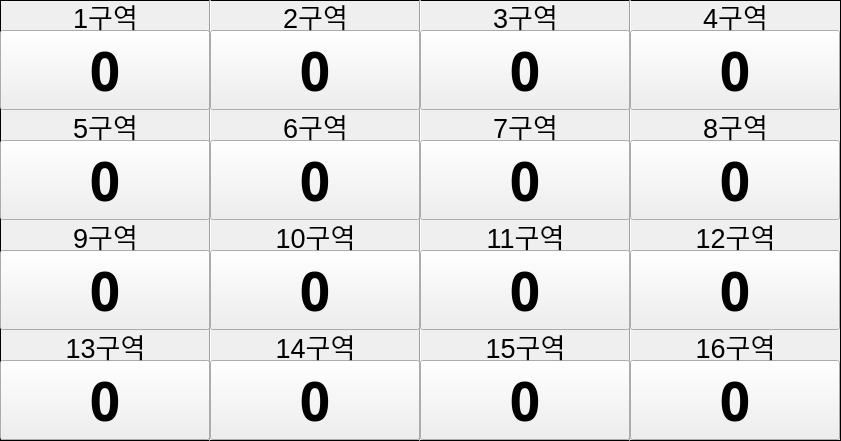
  <widget class="QFrame" name="frame_set_flow_1">
   <property name="geometry">
    <rect>
     <x>170</x>
     <y>80</y>
     <width>841</width>
     <height>441</height>
    </rect>
   </property>
   <property name="autoFillBackground">
    <bool>true</bool>
   </property>
   <property name="frameShape">
    <enum>QFrame::Box</enum>
   </property>
   <property name="frameShadow">
    <enum>QFrame::Plain</enum>
   </property>
   <property name="lineWidth">
    <number>1</number>
   </property>
   <property name="midLineWidth">
    <number>1</number>
   </property>
   <widget class="Line" name="line_8">
    <property name="geometry">
     <rect>
      <x>400</x>
      <y>0</y>
      <width>41</width>
      <height>441</height>
     </rect>
    </property>
    <property name="orientation">
     <enum>Qt::Vertical</enum>
    </property>
   </widget>
   <widget class="Line" name="line_15">
    <property name="geometry">
     <rect>
      <x>610</x>
      <y>0</y>
      <width>41</width>
      <height>441</height>
     </rect>
    </property>
    <property name="orientation">
     <enum>Qt::Vertical</enum>
    </property>
   </widget>
   <widget class="Line" name="line_16">
    <property name="geometry">
     <rect>
      <x>190</x>
      <y>0</y>
      <width>41</width>
      <height>441</height>
     </rect>
    </property>
    <property name="orientation">
     <enum>Qt::Vertical</enum>
    </property>
   </widget>
   <widget class="QPushButton" name="btn_set_flow_zone_1">
    <property name="geometry">
     <rect>
      <x>0</x>
      <y>30</y>
      <width>210</width>
      <height>80</height>
     </rect>
    </property>
    <property name="font">
     <font>
      <family>Agency FB</family>
      <pointsize>40</pointsize>
      <weight>75</weight>
      <bold>true</bold>
     </font>
    </property>
    <property name="text">
     <string>0</string>
    </property>
   </widget>
   <widget class="QPushButton" name="btn_set_flow_zone_5">
    <property name="geometry">
     <rect>
      <x>0</x>
      <y>140</y>
      <width>210</width>
      <height>80</height>
     </rect>
    </property>
    <property name="font">
     <font>
      <family>Agency FB</family>
      <pointsize>40</pointsize>
      <weight>75</weight>
      <bold>true</bold>
     </font>
    </property>
    <property name="text">
     <string>0</string>
    </property>
   </widget>
   <widget class="QPushButton" name="btn_set_flow_zone_9">
    <property name="geometry">
     <rect>
      <x>0</x>
      <y>250</y>
      <width>210</width>
      <height>80</height>
     </rect>
    </property>
    <property name="font">
     <font>
      <family>Agency FB</family>
      <pointsize>40</pointsize>
      <weight>75</weight>
      <bold>true</bold>
     </font>
    </property>
    <property name="text">
     <string>0</string>
    </property>
   </widget>
   <widget class="QPushButton" name="btn_set_flow_zone_13">
    <property name="geometry">
     <rect>
      <x>0</x>
      <y>360</y>
      <width>210</width>
      <height>80</height>
     </rect>
    </property>
    <property name="font">
     <font>
      <family>Agency FB</family>
      <pointsize>40</pointsize>
      <weight>75</weight>
      <bold>true</bold>
     </font>
    </property>
    <property name="text">
     <string>0</string>
    </property>
   </widget>
   <widget class="QPushButton" name="btn_set_flow_zone_2">
    <property name="geometry">
     <rect>
      <x>210</x>
      <y>30</y>
      <width>210</width>
      <height>80</height>
     </rect>
    </property>
    <property name="font">
     <font>
      <family>Agency FB</family>
      <pointsize>40</pointsize>
      <weight>75</weight>
      <bold>true</bold>
     </font>
    </property>
    <property name="text">
     <string>0</string>
    </property>
   </widget>
   <widget class="QPushButton" name="btn_set_flow_zone_14">
    <property name="geometry">
     <rect>
      <x>210</x>
      <y>360</y>
      <width>210</width>
      <height>80</height>
     </rect>
    </property>
    <property name="font">
     <font>
      <family>Agency FB</family>
      <pointsize>40</pointsize>
      <weight>75</weight>
      <bold>true</bold>
     </font>
    </property>
    <property name="text">
     <string>0</string>
    </property>
   </widget>
   <widget class="QPushButton" name="btn_set_flow_zone_10">
    <property name="geometry">
     <rect>
      <x>210</x>
      <y>250</y>
      <width>210</width>
      <height>80</height>
     </rect>
    </property>
    <property name="font">
     <font>
      <family>Agency FB</family>
      <pointsize>40</pointsize>
      <weight>75</weight>
      <bold>true</bold>
     </font>
    </property>
    <property name="text">
     <string>0</string>
    </property>
   </widget>
   <widget class="QPushButton" name="btn_set_flow_zone_6">
    <property name="geometry">
     <rect>
      <x>210</x>
      <y>140</y>
      <width>210</width>
      <height>80</height>
     </rect>
    </property>
    <property name="font">
     <font>
      <family>Agency FB</family>
      <pointsize>40</pointsize>
      <weight>75</weight>
      <bold>true</bold>
     </font>
    </property>
    <property name="text">
     <string>0</string>
    </property>
   </widget>
   <widget class="QPushButton" name="btn_set_flow_zone_7">
    <property name="geometry">
     <rect>
      <x>420</x>
      <y>140</y>
      <width>210</width>
      <height>80</height>
     </rect>
    </property>
    <property name="font">
     <font>
      <family>Agency FB</family>
      <pointsize>40</pointsize>
      <weight>75</weight>
      <bold>true</bold>
     </font>
    </property>
    <property name="text">
     <string>0</string>
    </property>
   </widget>
   <widget class="QPushButton" name="btn_set_flow_zone_11">
    <property name="geometry">
     <rect>
      <x>420</x>
      <y>250</y>
      <width>210</width>
      <height>80</height>
     </rect>
    </property>
    <property name="font">
     <font>
      <family>Agency FB</family>
      <pointsize>40</pointsize>
      <weight>75</weight>
      <bold>true</bold>
     </font>
    </property>
    <property name="text">
     <string>0</string>
    </property>
   </widget>
   <widget class="QPushButton" name="btn_set_flow_zone_15">
    <property name="geometry">
     <rect>
      <x>420</x>
      <y>360</y>
      <width>210</width>
      <height>80</height>
     </rect>
    </property>
    <property name="font">
     <font>
      <family>Agency FB</family>
      <pointsize>40</pointsize>
      <weight>75</weight>
      <bold>true</bold>
     </font>
    </property>
    <property name="text">
     <string>0</string>
    </property>
   </widget>
   <widget class="QPushButton" name="btn_set_flow_zone_3">
    <property name="geometry">
     <rect>
      <x>420</x>
      <y>30</y>
      <width>210</width>
      <height>80</height>
     </rect>
    </property>
    <property name="font">
     <font>
      <family>Agency FB</family>
      <pointsize>40</pointsize>
      <weight>75</weight>
      <bold>true</bold>
     </font>
    </property>
    <property name="text">
     <string>0</string>
    </property>
   </widget>
   <widget class="QPushButton" name="btn_set_flow_zone_8">
    <property name="geometry">
     <rect>
      <x>630</x>
      <y>140</y>
      <width>210</width>
      <height>80</height>
     </rect>
    </property>
    <property name="font">
     <font>
      <family>Agency FB</family>
      <pointsize>40</pointsize>
      <weight>75</weight>
      <bold>true</bold>
     </font>
    </property>
    <property name="text">
     <string>0</string>
    </property>
   </widget>
   <widget class="QPushButton" name="btn_set_flow_zone_16">
    <property name="geometry">
     <rect>
      <x>630</x>
      <y>360</y>
      <width>210</width>
      <height>80</height>
     </rect>
    </property>
    <property name="font">
     <font>
      <family>Agency FB</family>
      <pointsize>40</pointsize>
      <weight>75</weight>
      <bold>true</bold>
     </font>
    </property>
    <property name="text">
     <string>0</string>
    </property>
   </widget>
   <widget class="QPushButton" name="btn_set_flow_zone_4">
    <property name="geometry">
     <rect>
      <x>630</x>
      <y>30</y>
      <width>210</width>
      <height>80</height>
     </rect>
    </property>
    <property name="font">
     <font>
      <family>Agency FB</family>
      <pointsize>40</pointsize>
      <weight>75</weight>
      <bold>true</bold>
     </font>
    </property>
    <property name="text">
     <string>0</string>
    </property>
   </widget>
   <widget class="QPushButton" name="btn_set_flow_zone_12">
    <property name="geometry">
     <rect>
      <x>630</x>
      <y>250</y>
      <width>210</width>
      <height>80</height>
     </rect>
    </property>
    <property name="font">
     <font>
      <family>Agency FB</family>
      <pointsize>40</pointsize>
      <weight>75</weight>
      <bold>true</bold>
     </font>
    </property>
    <property name="text">
     <string>0</string>
    </property>
   </widget>
   <widget class="QLabel" name="label_13">
    <property name="geometry">
     <rect>
      <x>10</x>
      <y>0</y>
      <width>191</width>
      <height>31</height>
     </rect>
    </property>
    <property name="font">
     <font>
      <pointsize>20</pointsize>
     </font>
    </property>
    <property name="text">
     <string>1구역</string>
    </property>
    <property name="alignment">
     <set>Qt::AlignCenter</set>
    </property>
    <property name="wordWrap">
     <bool>false</bool>
    </property>
   </widget>
   <widget class="QLabel" name="label_14">
    <property name="geometry">
     <rect>
      <x>210</x>
      <y>0</y>
      <width>211</width>
      <height>31</height>
     </rect>
    </property>
    <property name="font">
     <font>
      <pointsize>20</pointsize>
     </font>
    </property>
    <property name="text">
     <string>2구역</string>
    </property>
    <property name="alignment">
     <set>Qt::AlignCenter</set>
    </property>
    <property name="wordWrap">
     <bool>false</bool>
    </property>
   </widget>
   <widget class="QLabel" name="label_15">
    <property name="geometry">
     <rect>
      <x>420</x>
      <y>0</y>
      <width>211</width>
      <height>31</height>
     </rect>
    </property>
    <property name="font">
     <font>
      <pointsize>20</pointsize>
     </font>
    </property>
    <property name="text">
     <string>3구역</string>
    </property>
    <property name="alignment">
     <set>Qt::AlignCenter</set>
    </property>
    <property name="wordWrap">
     <bool>false</bool>
    </property>
   </widget>
   <widget class="QLabel" name="label_16">
    <property name="geometry">
     <rect>
      <x>630</x>
      <y>0</y>
      <width>211</width>
      <height>31</height>
     </rect>
    </property>
    <property name="font">
     <font>
      <pointsize>20</pointsize>
     </font>
    </property>
    <property name="text">
     <string>4구역</string>
    </property>
    <property name="alignment">
     <set>Qt::AlignCenter</set>
    </property>
    <property name="wordWrap">
     <bool>false</bool>
    </property>
   </widget>
   <widget class="QLabel" name="label_17">
    <property name="geometry">
     <rect>
      <x>0</x>
      <y>110</y>
      <width>211</width>
      <height>31</height>
     </rect>
    </property>
    <property name="font">
     <font>
      <pointsize>20</pointsize>
     </font>
    </property>
    <property name="text">
     <string>5구역</string>
    </property>
    <property name="alignment">
     <set>Qt::AlignCenter</set>
    </property>
    <property name="wordWrap">
     <bool>false</bool>
    </property>
   </widget>
   <widget class="QLabel" name="label_18">
    <property name="geometry">
     <rect>
      <x>210</x>
      <y>110</y>
      <width>211</width>
      <height>31</height>
     </rect>
    </property>
    <property name="font">
     <font>
      <pointsize>20</pointsize>
     </font>
    </property>
    <property name="text">
     <string>6구역</string>
    </property>
    <property name="alignment">
     <set>Qt::AlignCenter</set>
    </property>
    <property name="wordWrap">
     <bool>false</bool>
    </property>
   </widget>
   <widget class="QLabel" name="label_19">
    <property name="geometry">
     <rect>
      <x>420</x>
      <y>110</y>
      <width>211</width>
      <height>31</height>
     </rect>
    </property>
    <property name="font">
     <font>
      <pointsize>20</pointsize>
     </font>
    </property>
    <property name="text">
     <string>7구역</string>
    </property>
    <property name="alignment">
     <set>Qt::AlignCenter</set>
    </property>
    <property name="wordWrap">
     <bool>false</bool>
    </property>
   </widget>
   <widget class="QLabel" name="label_20">
    <property name="geometry">
     <rect>
      <x>630</x>
      <y>110</y>
      <width>211</width>
      <height>31</height>
     </rect>
    </property>
    <property name="font">
     <font>
      <pointsize>20</pointsize>
     </font>
    </property>
    <property name="text">
     <string>8구역</string>
    </property>
    <property name="alignment">
     <set>Qt::AlignCenter</set>
    </property>
    <property name="wordWrap">
     <bool>false</bool>
    </property>
   </widget>
   <widget class="QLabel" name="label_21">
    <property name="geometry">
     <rect>
      <x>630</x>
      <y>220</y>
      <width>211</width>
      <height>31</height>
     </rect>
    </property>
    <property name="font">
     <font>
      <pointsize>20</pointsize>
     </font>
    </property>
    <property name="text">
     <string>12구역</string>
    </property>
    <property name="alignment">
     <set>Qt::AlignCenter</set>
    </property>
    <property name="wordWrap">
     <bool>false</bool>
    </property>
   </widget>
   <widget class="QLabel" name="label_22">
    <property name="geometry">
     <rect>
      <x>420</x>
      <y>220</y>
      <width>211</width>
      <height>31</height>
     </rect>
    </property>
    <property name="font">
     <font>
      <pointsize>20</pointsize>
     </font>
    </property>
    <property name="text">
     <string>11구역</string>
    </property>
    <property name="alignment">
     <set>Qt::AlignCenter</set>
    </property>
    <property name="wordWrap">
     <bool>false</bool>
    </property>
   </widget>
   <widget class="QLabel" name="label_23">
    <property name="geometry">
     <rect>
      <x>210</x>
      <y>220</y>
      <width>211</width>
      <height>31</height>
     </rect>
    </property>
    <property name="font">
     <font>
      <pointsize>20</pointsize>
     </font>
    </property>
    <property name="text">
     <string>10구역</string>
    </property>
    <property name="alignment">
     <set>Qt::AlignCenter</set>
    </property>
    <property name="wordWrap">
     <bool>false</bool>
    </property>
   </widget>
   <widget class="QLabel" name="label_24">
    <property name="geometry">
     <rect>
      <x>0</x>
      <y>220</y>
      <width>211</width>
      <height>31</height>
     </rect>
    </property>
    <property name="font">
     <font>
      <pointsize>20</pointsize>
     </font>
    </property>
    <property name="text">
     <string>9구역</string>
    </property>
    <property name="alignment">
     <set>Qt::AlignCenter</set>
    </property>
    <property name="wordWrap">
     <bool>false</bool>
    </property>
   </widget>
   <widget class="QLabel" name="label_25">
    <property name="geometry">
     <rect>
      <x>0</x>
      <y>330</y>
      <width>211</width>
      <height>31</height>
     </rect>
    </property>
    <property name="font">
     <font>
      <pointsize>20</pointsize>
     </font>
    </property>
    <property name="text">
     <string>13구역</string>
    </property>
    <property name="alignment">
     <set>Qt::AlignCenter</set>
    </property>
    <property name="wordWrap">
     <bool>false</bool>
    </property>
   </widget>
   <widget class="QLabel" name="label_26">
    <property name="geometry">
     <rect>
      <x>210</x>
      <y>330</y>
      <width>211</width>
      <height>31</height>
     </rect>
    </property>
    <property name="font">
     <font>
      <pointsize>20</pointsize>
     </font>
    </property>
    <property name="text">
     <string>14구역</string>
    </property>
    <property name="alignment">
     <set>Qt::AlignCenter</set>
    </property>
    <property name="wordWrap">
     <bool>false</bool>
    </property>
   </widget>
   <widget class="QLabel" name="label_27">
    <property name="geometry">
     <rect>
      <x>420</x>
      <y>330</y>
      <width>211</width>
      <height>31</height>
     </rect>
    </property>
    <property name="font">
     <font>
      <pointsize>20</pointsize>
     </font>
    </property>
    <property name="text">
     <string>15구역</string>
    </property>
    <property name="alignment">
     <set>Qt::AlignCenter</set>
    </property>
    <property name="wordWrap">
     <bool>false</bool>
    </property>
   </widget>
   <widget class="QLabel" name="label_28">
    <property name="geometry">
     <rect>
      <x>630</x>
      <y>330</y>
      <width>211</width>
      <height>31</height>
     </rect>
    </property>
    <property name="font">
     <font>
      <pointsize>20</pointsize>
     </font>
    </property>
    <property name="text">
     <string>16구역</string>
    </property>
    <property name="alignment">
     <set>Qt::AlignCenter</set>
    </property>
    <property name="wordWrap">
     <bool>false</bool>
    </property>
   </widget>
  </widget>
